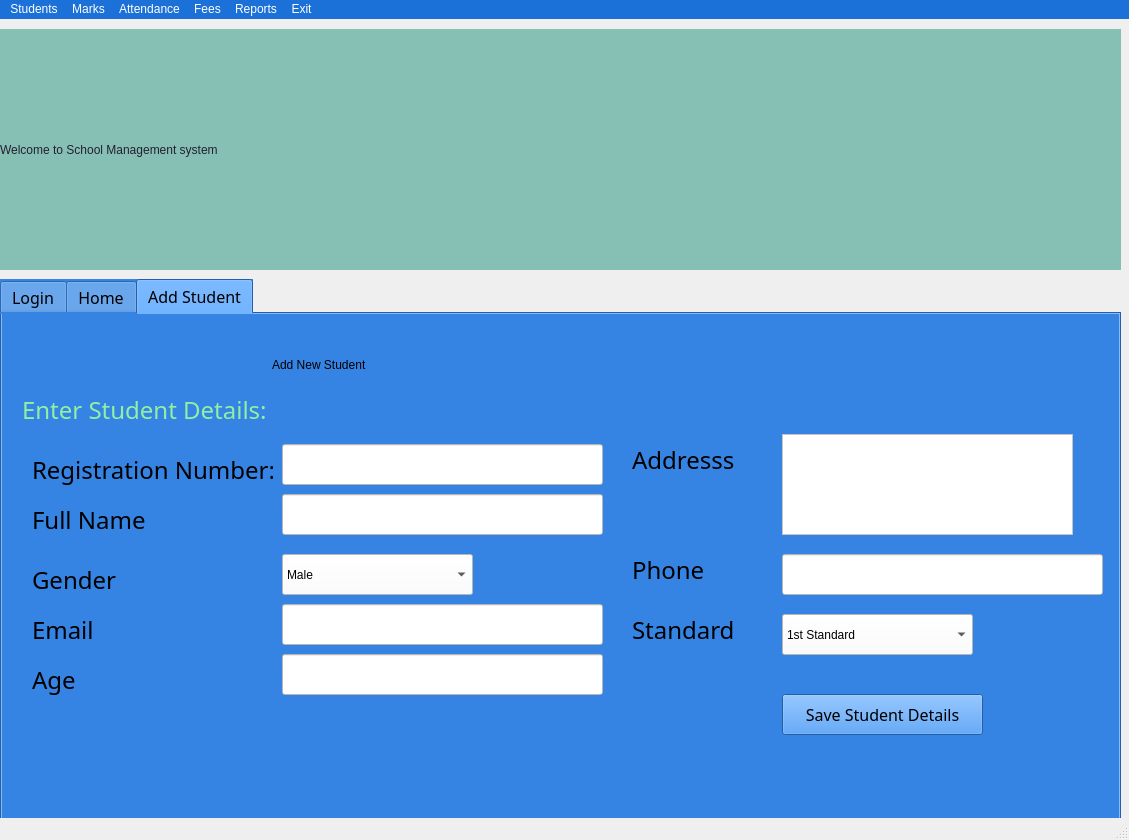
<?xml version="1.0" encoding="UTF-8"?>
<ui version="4.0">
 <class>MainWindow</class>
 <widget class="QMainWindow" name="MainWindow">
  <property name="geometry">
   <rect>
    <x>0</x>
    <y>0</y>
    <width>1129</width>
    <height>840</height>
   </rect>
  </property>
  <property name="windowTitle">
   <string>MainWindow</string>
  </property>
  <widget class="QWidget" name="centralwidget">
   <widget class="QTabWidget" name="tabWidget">
    <property name="geometry">
     <rect>
      <x>0</x>
      <y>260</y>
      <width>1121</width>
      <height>541</height>
     </rect>
    </property>
    <property name="font">
     <font>
      <family>Ubuntu Sans</family>
      <pointsize>12</pointsize>
      <weight>8</weight>
      <italic>false</italic>
      <bold>false</bold>
      <kerning>false</kerning>
     </font>
    </property>
    <property name="autoFillBackground">
     <bool>false</bool>
    </property>
    <property name="styleSheet">
     <string notr="true">font: 63 12pt &quot;Ubuntu Sans&quot;;
background-color: rgb(53, 132, 228);</string>
    </property>
    <property name="currentIndex">
     <number>2</number>
    </property>
    <widget class="QWidget" name="tab">
     <attribute name="title">
      <string>Login</string>
     </attribute>
     <widget class="QLabel" name="label_2">
      <property name="geometry">
       <rect>
        <x>250</x>
        <y>10</y>
        <width>501</width>
        <height>61</height>
       </rect>
      </property>
      <property name="styleSheet">
       <string notr="true">font: 75 36pt &quot;Ubuntu Sans&quot;;
font-weight:&quot;bold&quot;;
</string>
      </property>
      <property name="text">
       <string>Administrative Login</string>
      </property>
     </widget>
     <widget class="QLabel" name="label_3">
      <property name="geometry">
       <rect>
        <x>270</x>
        <y>60</y>
        <width>471</width>
        <height>31</height>
       </rect>
      </property>
      <property name="font">
       <font>
        <family>Ubuntu Sans</family>
        <pointsize>20</pointsize>
        <weight>8</weight>
        <italic>false</italic>
        <bold>false</bold>
       </font>
      </property>
      <property name="styleSheet">
       <string notr="true">color: rgb(143, 240, 164);
font: 63 20pt &quot;Ubuntu Sans&quot;;</string>
      </property>
      <property name="text">
       <string>Enter Username and Password</string>
      </property>
     </widget>
     <widget class="QLabel" name="username_">
      <property name="geometry">
       <rect>
        <x>270</x>
        <y>120</y>
        <width>131</width>
        <height>31</height>
       </rect>
      </property>
      <property name="font">
       <font>
        <family>Ubuntu Sans</family>
        <pointsize>18</pointsize>
        <weight>50</weight>
        <italic>false</italic>
        <bold>false</bold>
       </font>
      </property>
      <property name="styleSheet">
       <string notr="true">font: 75 25pt &quot;Ubuntu Sans&quot;;
font: 18pt &quot;Ubuntu Sans&quot;;</string>
      </property>
      <property name="text">
       <string>Username:</string>
      </property>
     </widget>
     <widget class="QLabel" name="p">
      <property name="geometry">
       <rect>
        <x>270</x>
        <y>170</y>
        <width>171</width>
        <height>41</height>
       </rect>
      </property>
      <property name="styleSheet">
       <string notr="true">font: 75 25pt &quot;Ubuntu Sans&quot;;
font: 18pt &quot;Ubuntu Sans&quot;;</string>
      </property>
      <property name="text">
       <string>Password:</string>
      </property>
     </widget>
     <widget class="QLineEdit" name="led_username">
      <property name="geometry">
       <rect>
        <x>410</x>
        <y>130</y>
        <width>321</width>
        <height>27</height>
       </rect>
      </property>
      <property name="font">
       <font>
        <family>Ubuntu Sans</family>
        <pointsize>16</pointsize>
        <weight>50</weight>
        <italic>false</italic>
        <bold>false</bold>
       </font>
      </property>
      <property name="styleSheet">
       <string notr="true">background-color: rgb(255, 255, 255);
font: 16pt &quot;Ubuntu Sans&quot;;</string>
      </property>
      <property name="text">
       <string>afdafd</string>
      </property>
     </widget>
     <widget class="QLineEdit" name="led_password">
      <property name="geometry">
       <rect>
        <x>410</x>
        <y>180</y>
        <width>321</width>
        <height>27</height>
       </rect>
      </property>
      <property name="font">
       <font>
        <family>Ubuntu Sans</family>
        <pointsize>12</pointsize>
        <weight>8</weight>
        <italic>false</italic>
        <bold>false</bold>
       </font>
      </property>
      <property name="styleSheet">
       <string notr="true">background-color: rgb(255, 255, 255);</string>
      </property>
      <property name="text">
       <string>adfafafafa</string>
      </property>
      <property name="echoMode">
       <enum>QLineEdit::Password</enum>
      </property>
     </widget>
     <widget class="QPushButton" name="btn_login">
      <property name="geometry">
       <rect>
        <x>410</x>
        <y>270</y>
        <width>201</width>
        <height>41</height>
       </rect>
      </property>
      <property name="font">
       <font>
        <family>Ubuntu Sans</family>
        <pointsize>12</pointsize>
        <weight>8</weight>
        <italic>false</italic>
        <bold>false</bold>
       </font>
      </property>
      <property name="text">
       <string>Submit</string>
      </property>
     </widget>
     <widget class="QLabel" name="label_6">
      <property name="geometry">
       <rect>
        <x>60</x>
        <y>110</y>
        <width>131</width>
        <height>131</height>
       </rect>
      </property>
      <property name="text">
       <string/>
      </property>
      <property name="pixmap">
       <pixmap>images/lock.svg</pixmap>
      </property>
     </widget>
    </widget>
    <widget class="QWidget" name="tab_2">
     <attribute name="title">
      <string>Home</string>
     </attribute>
     <widget class="QLabel" name="label_7">
      <property name="geometry">
       <rect>
        <x>130</x>
        <y>0</y>
        <width>881</width>
        <height>61</height>
       </rect>
      </property>
      <property name="styleSheet">
       <string notr="true">font: 75 36pt &quot;Ubuntu Sans&quot;;
font-weight:&quot;bold&quot;;
</string>
      </property>
      <property name="text">
       <string>Welcome to School Management Project</string>
      </property>
     </widget>
     <widget class="QLabel" name="label_8">
      <property name="geometry">
       <rect>
        <x>150</x>
        <y>180</y>
        <width>141</width>
        <height>151</height>
       </rect>
      </property>
      <property name="text">
       <string/>
      </property>
      <property name="pixmap">
       <pixmap>images/school1.svg</pixmap>
      </property>
     </widget>
     <widget class="QLabel" name="label_9">
      <property name="geometry">
       <rect>
        <x>800</x>
        <y>200</y>
        <width>131</width>
        <height>131</height>
       </rect>
      </property>
      <property name="text">
       <string/>
      </property>
      <property name="pixmap">
       <pixmap>images/school1.svg</pixmap>
      </property>
     </widget>
     <widget class="QLabel" name="label_10">
      <property name="geometry">
       <rect>
        <x>280</x>
        <y>0</y>
        <width>491</width>
        <height>481</height>
       </rect>
      </property>
      <property name="text">
       <string/>
      </property>
      <property name="pixmap">
       <pixmap>images/school.png</pixmap>
      </property>
     </widget>
     <zorder>label_10</zorder>
     <zorder>label_7</zorder>
     <zorder>label_8</zorder>
     <zorder>label_9</zorder>
    </widget>
    <widget class="QWidget" name="tab_3">
     <attribute name="title">
      <string>Add Student</string>
     </attribute>
     <widget class="QLabel" name="label_11">
      <property name="geometry">
       <rect>
        <x>270</x>
        <y>20</y>
        <width>501</width>
        <height>61</height>
       </rect>
      </property>
      <property name="styleSheet">
       <string notr="true">font: 75 36pt &quot;Ubuntu Sans&quot;;
font-weight:&quot;bold&quot;;
</string>
      </property>
      <property name="text">
       <string>Add New Student</string>
      </property>
     </widget>
     <widget class="QLabel" name="label_12">
      <property name="geometry">
       <rect>
        <x>20</x>
        <y>80</y>
        <width>471</width>
        <height>31</height>
       </rect>
      </property>
      <property name="font">
       <font>
        <family>Ubuntu Sans</family>
        <pointsize>18</pointsize>
        <weight>9</weight>
        <italic>false</italic>
        <bold>false</bold>
       </font>
      </property>
      <property name="styleSheet">
       <string notr="true">color: rgb(143, 240, 164);
font: 75 18pt &quot;Ubuntu Sans&quot;;
font-weight:&quot;bold&quot;;</string>
      </property>
      <property name="text">
       <string>Enter Student Details:</string>
      </property>
     </widget>
     <widget class="QLabel" name="label_13">
      <property name="geometry">
       <rect>
        <x>30</x>
        <y>140</y>
        <width>241</width>
        <height>31</height>
       </rect>
      </property>
      <property name="font">
       <font>
        <family>Ubuntu Sans</family>
        <pointsize>18</pointsize>
        <weight>50</weight>
        <italic>false</italic>
        <bold>false</bold>
       </font>
      </property>
      <property name="styleSheet">
       <string notr="true">font: 75 25pt &quot;Ubuntu Sans&quot;;
font: 18pt &quot;Ubuntu Sans&quot;;</string>
      </property>
      <property name="text">
       <string>Registration Number:</string>
      </property>
     </widget>
     <widget class="QLineEdit" name="led_registration_number">
      <property name="geometry">
       <rect>
        <x>280</x>
        <y>130</y>
        <width>321</width>
        <height>41</height>
       </rect>
      </property>
      <property name="font">
       <font>
        <family>Ubuntu Sans</family>
        <pointsize>16</pointsize>
        <weight>50</weight>
        <italic>false</italic>
        <bold>false</bold>
       </font>
      </property>
      <property name="styleSheet">
       <string notr="true">background-color: rgb(255, 255, 255);
font: 16pt &quot;Ubuntu Sans&quot;;</string>
      </property>
      <property name="text">
       <string/>
      </property>
     </widget>
     <widget class="QLabel" name="label_14">
      <property name="geometry">
       <rect>
        <x>30</x>
        <y>190</y>
        <width>241</width>
        <height>31</height>
       </rect>
      </property>
      <property name="font">
       <font>
        <family>Ubuntu Sans</family>
        <pointsize>18</pointsize>
        <weight>50</weight>
        <italic>false</italic>
        <bold>false</bold>
       </font>
      </property>
      <property name="styleSheet">
       <string notr="true">font: 75 25pt &quot;Ubuntu Sans&quot;;
font: 18pt &quot;Ubuntu Sans&quot;;</string>
      </property>
      <property name="text">
       <string>Full Name</string>
      </property>
     </widget>
     <widget class="QLineEdit" name="led_full_name">
      <property name="geometry">
       <rect>
        <x>280</x>
        <y>180</y>
        <width>321</width>
        <height>41</height>
       </rect>
      </property>
      <property name="font">
       <font>
        <family>Ubuntu Sans</family>
        <pointsize>16</pointsize>
        <weight>50</weight>
        <italic>false</italic>
        <bold>false</bold>
       </font>
      </property>
      <property name="styleSheet">
       <string notr="true">background-color: rgb(255, 255, 255);
font: 16pt &quot;Ubuntu Sans&quot;;</string>
      </property>
      <property name="text">
       <string/>
      </property>
     </widget>
     <widget class="QLabel" name="label_15">
      <property name="geometry">
       <rect>
        <x>30</x>
        <y>250</y>
        <width>241</width>
        <height>31</height>
       </rect>
      </property>
      <property name="font">
       <font>
        <family>Ubuntu Sans</family>
        <pointsize>18</pointsize>
        <weight>50</weight>
        <italic>false</italic>
        <bold>false</bold>
       </font>
      </property>
      <property name="styleSheet">
       <string notr="true">font: 75 25pt &quot;Ubuntu Sans&quot;;
font: 18pt &quot;Ubuntu Sans&quot;;</string>
      </property>
      <property name="text">
       <string>Gender</string>
      </property>
     </widget>
     <widget class="QComboBox" name="cb_gender">
      <property name="geometry">
       <rect>
        <x>280</x>
        <y>240</y>
        <width>191</width>
        <height>41</height>
       </rect>
      </property>
      <property name="styleSheet">
       <string notr="true">background-color: rgb(255, 255, 255);</string>
      </property>
      <item>
       <property name="text">
        <string>Male</string>
       </property>
      </item>
      <item>
       <property name="text">
        <string>Female</string>
       </property>
      </item>
     </widget>
     <widget class="QLabel" name="label_16">
      <property name="geometry">
       <rect>
        <x>30</x>
        <y>300</y>
        <width>241</width>
        <height>31</height>
       </rect>
      </property>
      <property name="font">
       <font>
        <family>Ubuntu Sans</family>
        <pointsize>18</pointsize>
        <weight>50</weight>
        <italic>false</italic>
        <bold>false</bold>
       </font>
      </property>
      <property name="styleSheet">
       <string notr="true">font: 75 25pt &quot;Ubuntu Sans&quot;;
font: 18pt &quot;Ubuntu Sans&quot;;</string>
      </property>
      <property name="text">
       <string>Email</string>
      </property>
     </widget>
     <widget class="QLineEdit" name="led_email">
      <property name="geometry">
       <rect>
        <x>280</x>
        <y>290</y>
        <width>321</width>
        <height>41</height>
       </rect>
      </property>
      <property name="font">
       <font>
        <family>Ubuntu Sans</family>
        <pointsize>16</pointsize>
        <weight>50</weight>
        <italic>false</italic>
        <bold>false</bold>
       </font>
      </property>
      <property name="styleSheet">
       <string notr="true">background-color: rgb(255, 255, 255);
font: 16pt &quot;Ubuntu Sans&quot;;</string>
      </property>
      <property name="text">
       <string/>
      </property>
     </widget>
     <widget class="QLabel" name="label_17">
      <property name="geometry">
       <rect>
        <x>30</x>
        <y>350</y>
        <width>241</width>
        <height>31</height>
       </rect>
      </property>
      <property name="font">
       <font>
        <family>Ubuntu Sans</family>
        <pointsize>18</pointsize>
        <weight>50</weight>
        <italic>false</italic>
        <bold>false</bold>
       </font>
      </property>
      <property name="styleSheet">
       <string notr="true">font: 75 25pt &quot;Ubuntu Sans&quot;;
font: 18pt &quot;Ubuntu Sans&quot;;</string>
      </property>
      <property name="text">
       <string>Age</string>
      </property>
     </widget>
     <widget class="QLineEdit" name="led_age">
      <property name="geometry">
       <rect>
        <x>280</x>
        <y>340</y>
        <width>321</width>
        <height>41</height>
       </rect>
      </property>
      <property name="font">
       <font>
        <family>Ubuntu Sans</family>
        <pointsize>16</pointsize>
        <weight>50</weight>
        <italic>false</italic>
        <bold>false</bold>
       </font>
      </property>
      <property name="styleSheet">
       <string notr="true">background-color: rgb(255, 255, 255);
font: 16pt &quot;Ubuntu Sans&quot;;</string>
      </property>
      <property name="text">
       <string/>
      </property>
     </widget>
     <widget class="QLabel" name="label_18">
      <property name="geometry">
       <rect>
        <x>630</x>
        <y>130</y>
        <width>211</width>
        <height>31</height>
       </rect>
      </property>
      <property name="font">
       <font>
        <family>Ubuntu Sans</family>
        <pointsize>18</pointsize>
        <weight>50</weight>
        <italic>false</italic>
        <bold>false</bold>
       </font>
      </property>
      <property name="styleSheet">
       <string notr="true">font: 75 25pt &quot;Ubuntu Sans&quot;;
font: 18pt &quot;Ubuntu Sans&quot;;</string>
      </property>
      <property name="text">
       <string>Addresss</string>
      </property>
     </widget>
     <widget class="QTextEdit" name="tb_address">
      <property name="geometry">
       <rect>
        <x>780</x>
        <y>120</y>
        <width>291</width>
        <height>101</height>
       </rect>
      </property>
      <property name="styleSheet">
       <string notr="true">background-color: rgb(255, 255, 255);</string>
      </property>
     </widget>
     <widget class="QLineEdit" name="led_phone">
      <property name="geometry">
       <rect>
        <x>780</x>
        <y>240</y>
        <width>321</width>
        <height>41</height>
       </rect>
      </property>
      <property name="font">
       <font>
        <family>Ubuntu Sans</family>
        <pointsize>16</pointsize>
        <weight>50</weight>
        <italic>false</italic>
        <bold>false</bold>
       </font>
      </property>
      <property name="styleSheet">
       <string notr="true">background-color: rgb(255, 255, 255);
font: 16pt &quot;Ubuntu Sans&quot;;</string>
      </property>
      <property name="text">
       <string/>
      </property>
     </widget>
     <widget class="QLabel" name="label_19">
      <property name="geometry">
       <rect>
        <x>630</x>
        <y>240</y>
        <width>121</width>
        <height>31</height>
       </rect>
      </property>
      <property name="font">
       <font>
        <family>Ubuntu Sans</family>
        <pointsize>18</pointsize>
        <weight>50</weight>
        <italic>false</italic>
        <bold>false</bold>
       </font>
      </property>
      <property name="styleSheet">
       <string notr="true">font: 75 25pt &quot;Ubuntu Sans&quot;;
font: 18pt &quot;Ubuntu Sans&quot;;</string>
      </property>
      <property name="text">
       <string>Phone</string>
      </property>
     </widget>
     <widget class="QLabel" name="label_20">
      <property name="geometry">
       <rect>
        <x>630</x>
        <y>300</y>
        <width>121</width>
        <height>31</height>
       </rect>
      </property>
      <property name="font">
       <font>
        <family>Ubuntu Sans</family>
        <pointsize>18</pointsize>
        <weight>50</weight>
        <italic>false</italic>
        <bold>false</bold>
       </font>
      </property>
      <property name="styleSheet">
       <string notr="true">font: 75 25pt &quot;Ubuntu Sans&quot;;
font: 18pt &quot;Ubuntu Sans&quot;;</string>
      </property>
      <property name="text">
       <string>Standard</string>
      </property>
     </widget>
     <widget class="QComboBox" name="cb_standard">
      <property name="geometry">
       <rect>
        <x>780</x>
        <y>300</y>
        <width>191</width>
        <height>41</height>
       </rect>
      </property>
      <property name="styleSheet">
       <string notr="true">background-color: rgb(255, 255, 255);</string>
      </property>
      <item>
       <property name="text">
        <string>1st Standard</string>
       </property>
      </item>
      <item>
       <property name="text">
        <string>2nd Standard</string>
       </property>
      </item>
      <item>
       <property name="text">
        <string>3rd Standard</string>
       </property>
      </item>
      <item>
       <property name="text">
        <string>4th standard</string>
       </property>
      </item>
      <item>
       <property name="text">
        <string>5th stanard</string>
       </property>
      </item>
     </widget>
     <widget class="QPushButton" name="btn_save_std_details">
      <property name="geometry">
       <rect>
        <x>780</x>
        <y>380</y>
        <width>201</width>
        <height>41</height>
       </rect>
      </property>
      <property name="font">
       <font>
        <family>Ubuntu Sans</family>
        <pointsize>12</pointsize>
        <weight>8</weight>
        <italic>false</italic>
        <bold>false</bold>
       </font>
      </property>
      <property name="text">
       <string>Save Student Details</string>
      </property>
     </widget>
    </widget>
   </widget>
   <widget class="QLabel" name="label">
    <property name="geometry">
     <rect>
      <x>0</x>
      <y>10</y>
      <width>1121</width>
      <height>241</height>
     </rect>
    </property>
    <property name="styleSheet">
     <string notr="true">background-color: rgba(51, 155, 134, 143);
font: 81 45pt &quot;Ubuntu Sans&quot;;
color: rgb(36, 31, 49);</string>
    </property>
    <property name="text">
     <string>Welcome to School Management system</string>
    </property>
   </widget>
  </widget>
  <widget class="QMenuBar" name="menubar">
   <property name="geometry">
    <rect>
     <x>0</x>
     <y>0</y>
     <width>1129</width>
     <height>26</height>
    </rect>
   </property>
   <property name="styleSheet">
    <string notr="true">background-color: rgb(28, 113, 216);
color: rgb(255, 255, 255);
font: 13pt &quot;Ubuntu Sans&quot;;</string>
   </property>
   <widget class="QMenu" name="menuStudents">
    <property name="title">
     <string>Students</string>
    </property>
    <addaction name="menu11"/>
    <addaction name="menu12"/>
   </widget>
   <widget class="QMenu" name="menuMarks">
    <property name="title">
     <string>Marks</string>
    </property>
    <addaction name="menu21"/>
   </widget>
   <widget class="QMenu" name="menuAttendance">
    <property name="title">
     <string>Attendance</string>
    </property>
    <addaction name="menu31"/>
   </widget>
   <widget class="QMenu" name="menuFees">
    <property name="title">
     <string>Fees</string>
    </property>
    <addaction name="menu41"/>
   </widget>
   <widget class="QMenu" name="menuReports">
    <property name="title">
     <string>Reports</string>
    </property>
    <addaction name="menu51"/>
    <addaction name="actionMarks_Report"/>
    <addaction name="actionAttendance_Reports"/>
    <addaction name="actionFees_Reports"/>
   </widget>
   <widget class="QMenu" name="menuExit">
    <property name="title">
     <string>Exit</string>
    </property>
    <addaction name="menu61"/>
   </widget>
   <addaction name="menuStudents"/>
   <addaction name="menuMarks"/>
   <addaction name="menuAttendance"/>
   <addaction name="menuFees"/>
   <addaction name="menuReports"/>
   <addaction name="menuExit"/>
  </widget>
  <widget class="QStatusBar" name="statusbar"/>
  <action name="menu11">
   <property name="text">
    <string>Add New Students</string>
   </property>
  </action>
  <action name="menu12">
   <property name="text">
    <string>Edit /Delete Students</string>
   </property>
  </action>
  <action name="menu21">
   <property name="text">
    <string>Add /Edit /Delete marks</string>
   </property>
  </action>
  <action name="menu31">
   <property name="text">
    <string>Add /Edit /Delete Attendance</string>
   </property>
  </action>
  <action name="menu41">
   <property name="text">
    <string>Add /Edit /Delete Fees Details</string>
   </property>
  </action>
  <action name="menu51">
   <property name="text">
    <string>Student Reports</string>
   </property>
  </action>
  <action name="actionMarks_Report">
   <property name="text">
    <string>Marks Report</string>
   </property>
  </action>
  <action name="actionAttendance_Reports">
   <property name="text">
    <string>Attendance Reports</string>
   </property>
  </action>
  <action name="actionFees_Reports">
   <property name="text">
    <string>Fees Reports</string>
   </property>
  </action>
  <action name="menu61">
   <property name="text">
    <string>Logout</string>
   </property>
  </action>
 </widget>
 <resources/>
 <connections/>
</ui>
